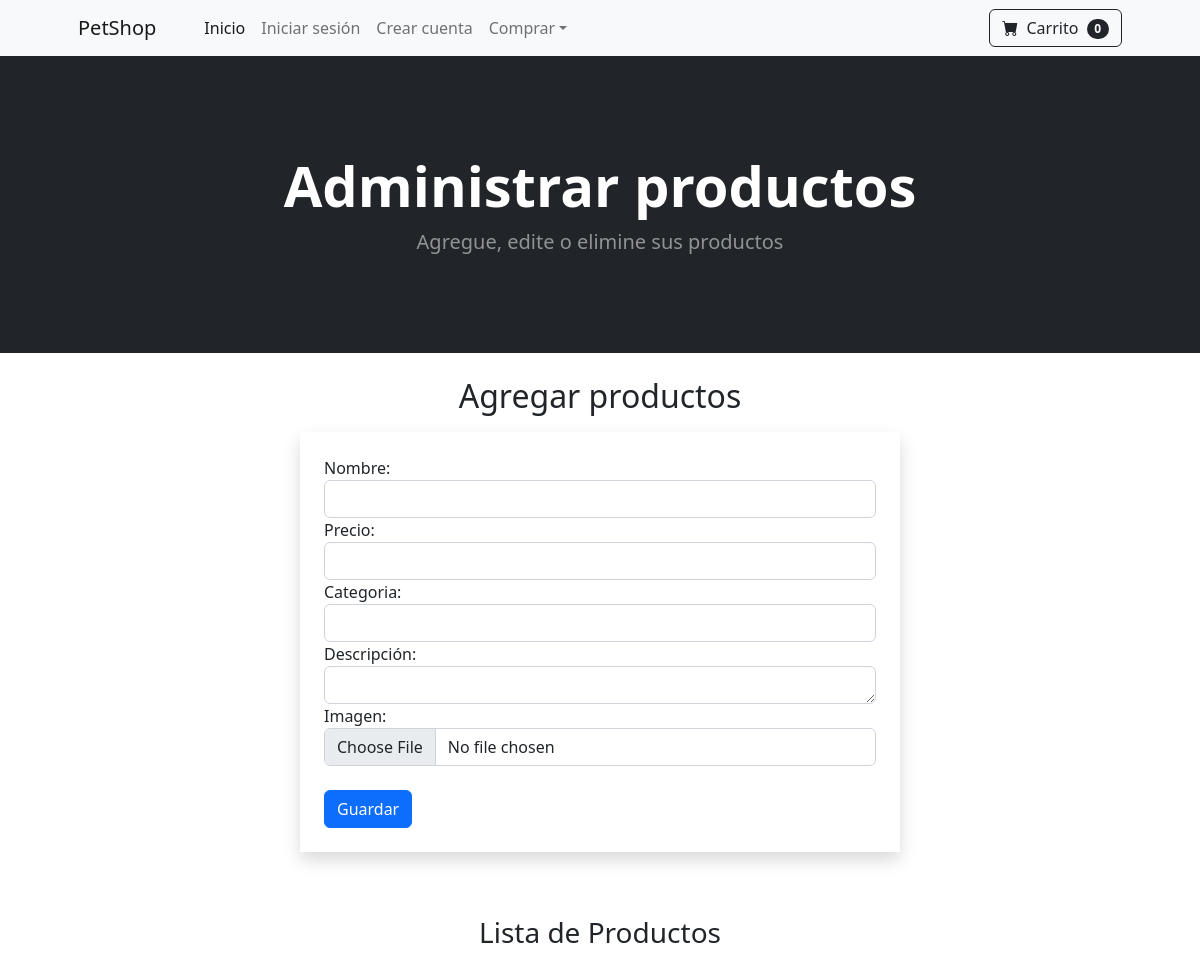
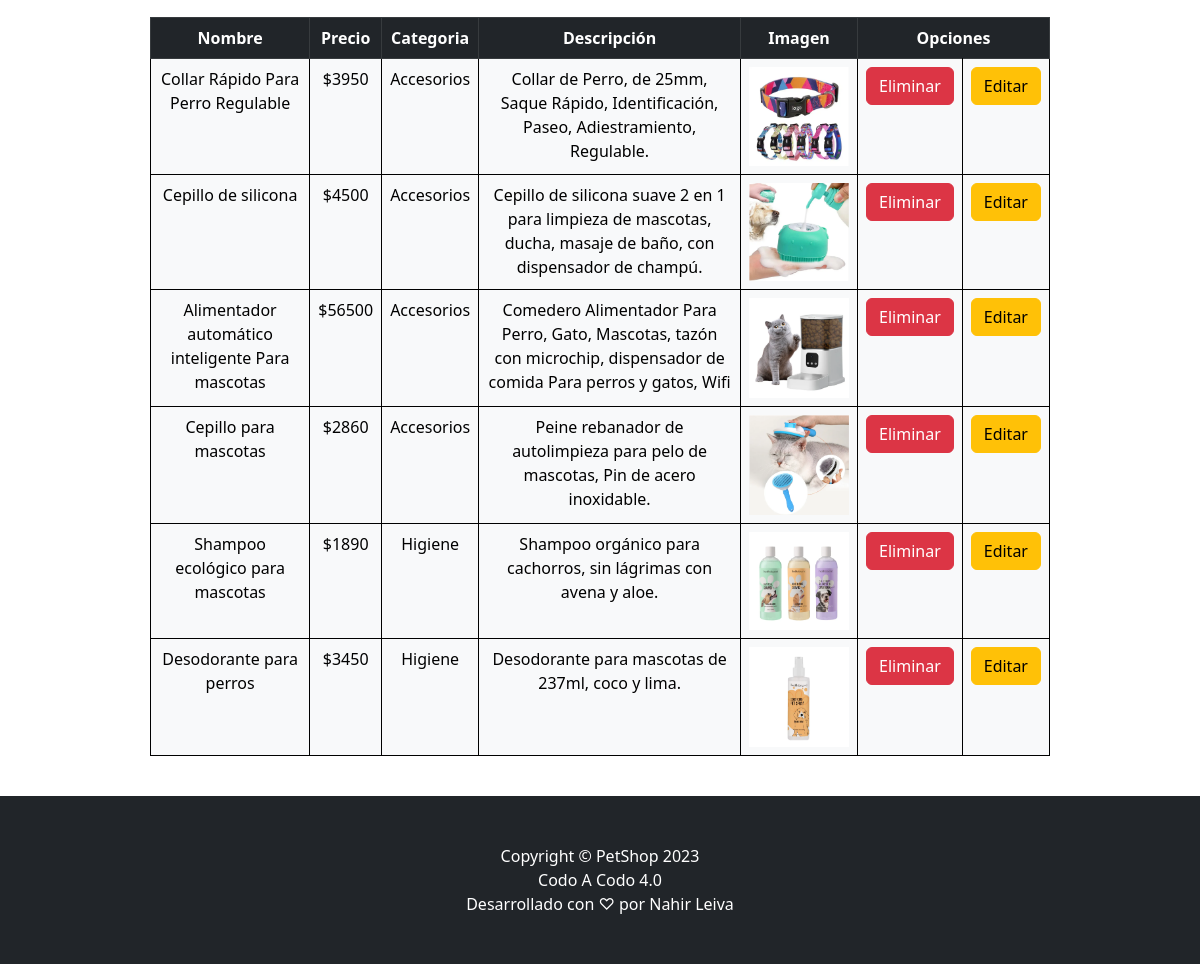
/management/, run on the app's committed database (2 pictures, top to bottom).
### crud/models.py (models this page shows, shortened)
class Product(models.Model):
    name = models.CharField(max_length=100)
    price = models.FloatField(default=0)
    category = models.ForeignKey(Category, on_delete=models.CASCADE, default=1)
    description = models.CharField(max_length=250, default='', blank=True, null=True)
    image = models.ImageField(upload_to='uploads/product/')

class Category(models.Model):
    name = models.CharField(max_length=50)
    def __str__(self):
        return self.name
    class Meta:
        verbose_name_plural = 'categories'

### crud/views.py (the view)
# urls.py: path('management/', views.management, name='management'),
def management(request):
    products = Product.objects.all()
    return render(request, 'management.html', {'products': products})

### cart/cart.py (called while the page is built)
	def __len__(self):
		return len(self.cart)

### cart/context_processors.py (called while the page is built)
def cart(request):
	return {'cart': Cart(request)}

### crud/templates/management.html
{% extends 'base.html' %}
{% block content %}
<header class="bg-dark py-5">
    <div class="container px-4 px-lg-5 my-5">
        <div class="text-center text-white">
            <h1 class="display-4 fw-bolder">Administrar productos</h1>
            <p class="lead fw-normal text-white-50 mb-0">Agregue, edite o elimine sus productos</p>
        </div>
    </div>
</header>
<br>
<h2 class="text-center">Agregar productos</h2>
<form class="w-50 shadow mx-auto p-4 m-3" method="POST" enctype="multipart/form-data" action="{% url 'add' %}">{%csrf_token %}
    Nombre: <input type="text" name="name" class="form-control" required>
    Precio: <input type="text" name="price" class="form-control" required>
    Categoria: <input type="text" name="category" class="form-control" required>
    Descripción: <textarea class="form-control" name="description" cols="30" rows="1"></textarea>
    Imagen: <input type="file" name="image" class="form-control" required>
    <br>
    <input type="submit" value="Guardar" class="btn btn-primary">
</form>
<br><br>
<h3 class="text-center">Lista de Productos</h3>
<table class="table table-bordered border-black table-light w-75 mx-auto text-center">
    <tr class="table-dark">
        <th>Nombre</th>
        <th>Precio</th>
        <th>Categoria</th>
        <th>Descripción</th>
        <th>Imagen</th>
        <th colspan="2">Opciones</th>
    </tr>
    <br>
    {% for product in products %}
    <tr>
        <td>{{ product.name }}</td>
        <td>${{ product.price }}</td>
        <td>{{ product.category }}</td>
        <td>{{ product.description }}</td>
        <td>
            <img src="{{ product.image.url }}" alt="{{ product.name }} Image" style="max-width: 100px; max-height: 100px;">
        </td>
        <td>
            <form action="{% url 'delete' product.id %}" method="POST">{% csrf_token %}
                <button class="btn btn-danger"
                    onclick="return confirm('¿Deseas eliminar este producto?')">Eliminar</button>
            </form>
        </td>
        <td>
            <form action="{% url 'detalle' product.id %}">{% csrf_token %}
                <button class="btn btn-warning">Editar</button>
            </form>
        </td>
    </tr>
    {% endfor %}
</table>
<br>
{% endblock %}

### data on the page
Product: name "Collar Rápido Para Perro Regulable", price "3950", category "Accesorios", description "Collar de Perro, de 25mm, Saque Rápido, Identificación, Paseo, Adiestramiento, Regulable.", image (picture)
Product: name "Cepillo de silicona", price "4500", category "Accesorios", description "Cepillo de silicona suave 2 en 1 para limpieza de mascotas, ducha, masaje de baño, con dispensador de champú.", image (picture)
Product: name "Alimentador automático inteligente Para mascotas", price "56500", category "Accesorios", description "Comedero Alimentador Para Perro, Gato, Mascotas, tazón con microchip, dispensador de comida Para perros y gatos, Wifi", image (picture)
Product: name "Cepillo para mascotas", price "2860", category "Accesorios", description "Peine rebanador de autolimpieza para pelo de mascotas, Pin de acero inoxidable.", image (picture)
Product: name "Shampoo ecológico para mascotas", price "1890", category "Higiene", description "Shampoo orgánico para cachorros, sin lágrimas con avena y aloe.", image (picture)
Product: name "Desodorante para perros", price "3450", category "Higiene", description "Desodorante para mascotas de 237ml, coco y lima.", image (picture)

### other printed values
{{ cart|length }} "0"
